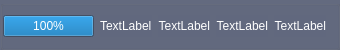
     <widget class="QGroupBox" name="groupBox_3">
      <property name="enabled">
       <bool>true</bool>
      </property>
      <property name="minimumSize">
       <size>
        <width>0</width>
        <height>50</height>
       </size>
      </property>
      <property name="maximumSize">
       <size>
        <width>16777215</width>
        <height>50</height>
       </size>
      </property>
      <property name="layoutDirection">
       <enum>Qt::LeftToRight</enum>
      </property>
      <property name="autoFillBackground">
       <bool>false</bool>
      </property>
      <property name="styleSheet">
       <string notr="true">background: rgba(96,103,125,222);
color: white;</string>
      </property>
      <property name="title">
       <string/>
      </property>
      <property name="flat">
       <bool>false</bool>
      </property>
      <property name="checkable">
       <bool>false</bool>
      </property>
      <layout class="QGridLayout" name="gridLayout_13">
       <property name="leftMargin">
        <number>0</number>
       </property>
       <property name="topMargin">
        <number>0</number>
       </property>
       <property name="bottomMargin">
        <number>0</number>
       </property>
       <item row="0" column="0">
        <widget class="QProgressBar" name="progressBar">
         <property name="maximumSize">
          <size>
           <width>600</width>
           <height>16777215</height>
          </size>
         </property>
         <property name="styleSheet">
          <string notr="true"/>
         </property>
         <property name="value">
          <number>100</number>
         </property>
        </widget>
       </item>
       <item row="0" column="1">
        <widget class="QLabel" name="labelProgress">
         <property name="styleSheet">
          <string notr="true"/>
         </property>
         <property name="text">
          <string>TextLabel</string>
         </property>
        </widget>
       </item>
       <item row="0" column="2">
        <widget class="QLabel" name="empreCedi">
         <property name="maximumSize">
          <size>
           <width>180</width>
           <height>16777215</height>
          </size>
         </property>
         <property name="text">
          <string>TextLabel</string>
         </property>
         <property name="alignment">
          <set>Qt::AlignRight|Qt::AlignTrailing|Qt::AlignVCenter</set>
         </property>
        </widget>
       </item>
       <item row="0" column="3">
        <widget class="QLabel" name="user">
         <property name="maximumSize">
          <size>
           <width>150</width>
           <height>16777215</height>
          </size>
         </property>
         <property name="text">
          <string>TextLabel</string>
         </property>
         <property name="alignment">
          <set>Qt::AlignRight|Qt::AlignTrailing|Qt::AlignVCenter</set>
         </property>
        </widget>
       </item>
       <item row="0" column="4">
        <widget class="QLabel" name="version">
         <property name="maximumSize">
          <size>
           <width>80</width>
           <height>16777215</height>
          </size>
         </property>
         <property name="text">
          <string>TextLabel</string>
         </property>
         <property name="alignment">
          <set>Qt::AlignRight|Qt::AlignTrailing|Qt::AlignVCenter</set>
         </property>
        </widget>
       </item>
      </layout>
     </widget>
